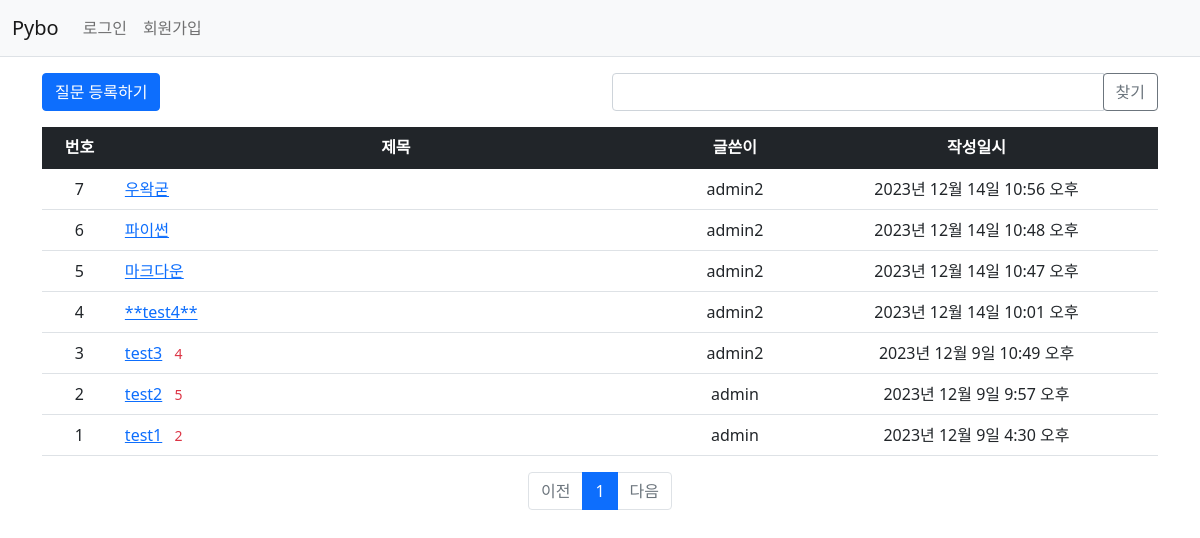
Page /pybo/ on the earlier database version.
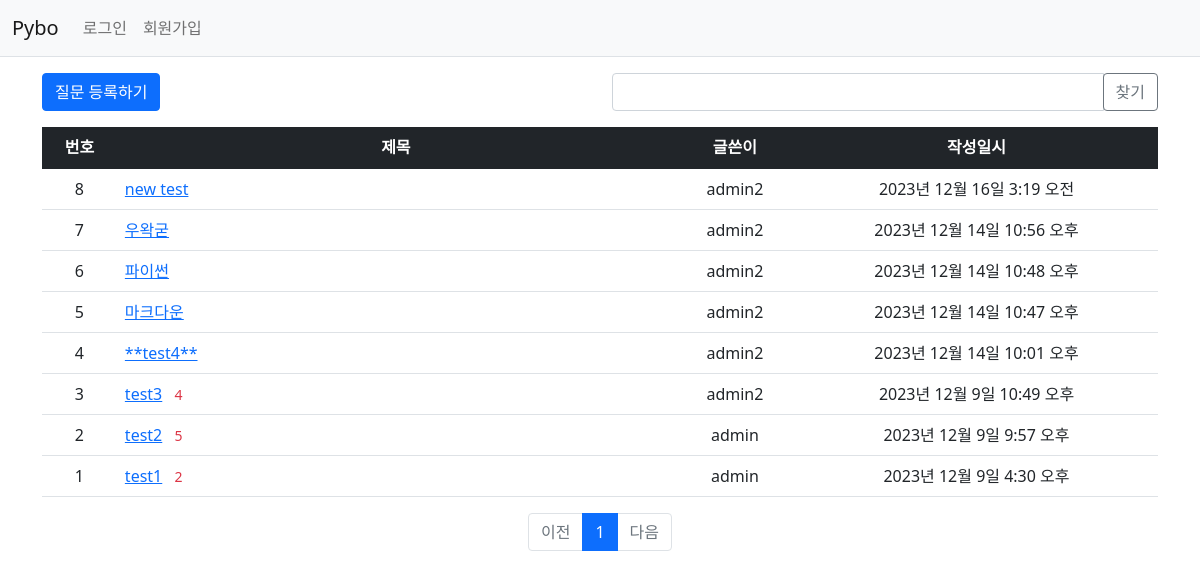
Same page on the later database version.
### pybo/models.py (models this page shows, shortened)
class Question(models.Model):
    author = models.ForeignKey(User, on_delete=models.CASCADE, related_name='author_question')
    subject = models.CharField(max_length=200)
    content = models.TextField()
    create_date = models.DateTimeField()
    modify_date = models.DateTimeField(null=True, blank=True)
    voter = models.ManyToManyField(User, related_name='voter_question') #추천인 추가

### pybo/views/base_views.py (the view, shortened to what this page needs)
# urls.py: path('', base_views.index, name='index'), #'/'에 해당되는 패스
def index(request):
    page = request.GET.get('page', '1')
    kw = request.GET.get('kw', '') #검색어
    question_list = Question.objects.order_by('-create_date')
    paginator = Paginator(question_list, 10)
    page_obj = paginator.get_page(page)
    context = {'question_list': page_obj, 'page': page, 'kw': kw}
    return render(request, 'pybo/question_list.html', context)

### pybo/templatetags/pybo_filter.py (called while the page is built)
@register.filter
def sub(value, arg):
    return value - arg

### templates/pybo/question_list.html (shortened to what this page needs)
{% extends 'base.html' %}
{% load pybo_filter %}
{% block content %}
<div class = "container my-3">
    <div class="row my-3">
        <div class="col-6">
            <a href="{% url 'pybo:question_create' %}" class="btn btn-primary">질문 등록하기</a>
        </div>
        <div class="col-6">
            <div class="input-group">
                <input type="text" id="search_kw" class="form-control" value="{{ kw|default_if_none:'' }}">
                <div class = "input-group_append">
                    <button class="btn btn-outline-secondary" type="button" id="btn_search">찾기</button>
                </div>
            </div>
        </div>
    </div>
    <table class = "table">
        <thead>
        <tr class = "text-center table-dark">
            <th>번호</th>
            <th style="width:50%">제목</th>
            <th>글쓴이</th>
            <th>작성일시</th>
        </tr>
        </thead>
        <tbody>
        {% if question_list %}
        {% for question in question_list %}
        <tr class="text-center">
            <td>
                {{ question_list.paginator.count|sub:question_list.start_index|sub:forloop.counter0|add:1 }}
            </td>
            <td class="text-start">
                <a href="{%url 'pybo:detail' question.id %}">{{ question.subject }}</a>
                {% if question.answer_set.count > 0 %}
                <span class = "text-danger small mx-2">{{ question.answer_set.count }}</span>
                {% endif %}
            </td>
            <td>{{ question.author.username }}</td>
            <td>{{ question.create_date }}</td>
        </tr>
        {% endfor %}
        {% else %}
        <tr>
            <td colspan="4">질문이 없습니다.</td>
        </tr>
        {% endif %}
        </tbody>
    </table>
    <ul class = "pagination justify-content-center">
        {% if question_list.has_previous %}
        <li class="page-item">
            <a class="page-link" data-page="{{ question_list.previous_page_number }}"
               href="javascript:void(0)">이전</a>
        </li>
        {% else %}
        <li class ="page-item disabled">
            <a class="page-link" tabindex="-1" aria-disabled="true" href="#">이전</a>
        </li>
        {% endif %}
        {% for page_number in question_list.paginator.page_range %}
        {% if page_number >= question_list.number|add:-5 and page_number <= question_list.number|add:5 %}
        {% if page_number == question_list.number %}
        <li class="page-item active" aria-current="page">
            <a class="page-link" data-page="{{ page_number }}"
               href="javascript:void(0)">{{ page_number }}</a>
        </li>
        {% else %}
        <li class="page-item">
            <a class="page-link" data-page="{{ page_number }}"
               href="javascript:void(0)">{{ page_number }}</a>
        </li>
        {% endif %}
        {% endif %}
        {% endfor %}
        {% if question_list.has_next %}
        <li class="page-item">
            <a class="page-link" data-page="{{ question_list.next_page_number }}"
               href="javascript:void(0)">다음</a>
        </li>
        {% else %}
        <li class="page-item disabled">
            <a class="page-link" tabindex="-1" aria-disabled="true" href="javascript:void">다음</a>
        </li>
        {% endif %}
    </ul>
</div>
{% endblock %}

### templates/base.html (shortened to what this page needs)
{% load static %}
<!doctype html>
<html lang="ko">
<head>
    <link rel = "stylesheet" type = "text/css" href="{% static 'bootstrap.min.css' %}">
    <link rel="stylesheet" type="text/css" href="{% static 'pybo/style.css' %}">
</head>
<body>
{% include "navbar.html" %}
{% block content %}
{% endblock %}
</body>
</html>

### templates/navbar.html (shortened to what this page needs)
<nav class="navbar navbar-expand-lg navbar-light bg-light border-bottom">
    <div class="container-fluid">
        <a class="navbar-brand" href="{% url 'pybo:index' %}">Pybo</a>
        <div class="collapse navbar-collapse" id="navbarSupportedContent">
            <ul class="navbar-nav me-auto mb-2 mb-lg-0">
                <li class="nav-item">
                    {% if user.is_authenticated %}
                    <a class="nav-link" href="{% url 'common:logout' %}">{{ user.username }} (로그아웃)</a>
                    {% else %}
                    <a class="nav-link" href="{% url 'common:login' %}">로그인</a>
                    {% endif %}
                </li>
                <li>
                    {% if not user.is_authenticated %}
                    <a class="nav-link" href="{% url 'common:signup' %}">회원가입</a>
                    {% endif %}
                </li>
            </ul>
        </div>
    </div>
</nav>

Differences in the rows shown:
added Question: paginator.count|sub "8", subject "new test", author.username "admin2", create_date "2023년 12월 16일 3:19 오전"
